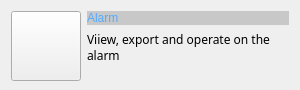
          <widget class="QWidget" name="widget_16" native="true">
           <property name="minimumSize">
            <size>
             <width>300</width>
             <height>90</height>
            </size>
           </property>
           <property name="maximumSize">
            <size>
             <width>300</width>
             <height>90</height>
            </size>
           </property>
           <property name="styleSheet">
            <string notr="true">QWidget:hover {
background-color: rgb(200, 200, 200);}
QWidget:pressed {
background-color: rgb(200, 200, 200);}</string>
           </property>
           <layout class="QHBoxLayout" name="horizontalLayout_21">
            <item>
             <widget class="QPushButton" name="pbAlarm">
              <property name="minimumSize">
               <size>
                <width>70</width>
                <height>70</height>
               </size>
              </property>
              <property name="maximumSize">
               <size>
                <width>70</width>
                <height>70</height>
               </size>
              </property>
              <property name="styleSheet">
               <string notr="true">QPushButton:hover {
border:none;
color:white;
background-color: rgb(85, 170, 255);}
QPushButton:pressed {
background-color: rgb(200, 200, 200);}</string>
              </property>
              <property name="text">
               <string/>
              </property>
              <property name="icon">
               <iconset resource="vscmainwindows.qrc">
                <normaloff>:/action/resources/alarmno.png</normaloff>:/action/resources/alarmno.png</iconset>
              </property>
              <property name="iconSize">
               <size>
                <width>50</width>
                <height>50</height>
               </size>
              </property>
             </widget>
            </item>
            <item>
             <layout class="QVBoxLayout" name="verticalLayout_13">
              <item>
               <widget class="QLabel" name="lbView_12">
                <property name="styleSheet">
                 <string notr="true">font: 75 11pt &quot;微软雅黑&quot;;
color: rgb(85, 170, 255);
background-color: rgb(200, 200, 200);</string>
                </property>
                <property name="text">
                 <string>Alarm</string>
                </property>
                <property name="textFormat">
                 <enum>Qt::RichText</enum>
                </property>
                <property name="wordWrap">
                 <bool>true</bool>
                </property>
               </widget>
              </item>
              <item>
               <widget class="QLabel" name="label_22">
                <property name="font">
                 <font>
                  <family>微软雅黑</family>
                 </font>
                </property>
                <property name="text">
                 <string>Viiew, export and operate on the alarm</string>
                </property>
                <property name="wordWrap">
                 <bool>true</bool>
                </property>
               </widget>
              </item>
              <item>
               <spacer name="verticalSpacer_13">
                <property name="orientation">
                 <enum>Qt::Vertical</enum>
                </property>
                <property name="sizeHint" stdset="0">
                 <size>
                  <width>20</width>
                  <height>40</height>
                 </size>
                </property>
               </spacer>
              </item>
             </layout>
            </item>
           </layout>
          </widget>
